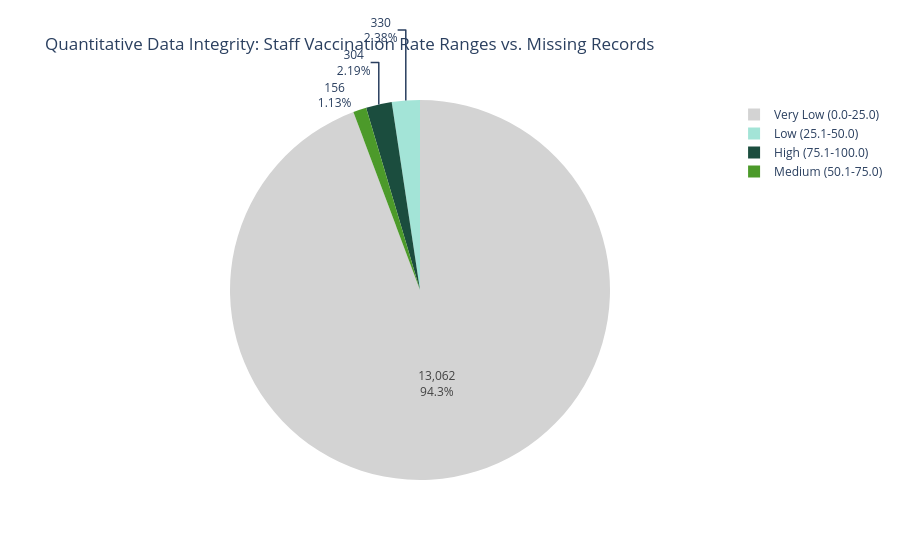

This figure's notebook cell:
### Code cell
color_map = {
    'High (75.1-100.0)': '#1B4D3E',   # Dark Green
    'Medium (50.1-75.0)': '#4C9A2A', # Medium Green
    'Low (25.1-50.0)': '#A3E4D7', # Light Green
    'Very Low (0.0-25.0)': '#D3D3D3', # Neutral Muted Gray
    'nan': '#050505' # Gray
}

fig = px.pie(
    staff_counts,
    values='Row_Count',
    names='Range',
    color='Range',
    color_discrete_map=color_map,
    title='Quantitative Data Integrity: Staff Vaccination Rate Ranges vs. Missing Records'
)

fig.update_traces(textinfo='value+percent')
fig.show()

### Figure 1 — Plotly figure (JSON) as saved in the notebook; plotly's stock layout.template omitted (floating-point values rounded to 4 significant figures)
{"data": [{"customdata": [["Very Low (0.0-25.0)"], ["Low (25.1-50.0)"], ["High (75.1-100.0)"], ["Medium (50.1-75.0)"]], "domain": {"x": [0, 1], "y": [0, 1]}, "hovertemplate": "Range=%{customdata[0]}<br>Row_Count=%{value}<extra></extra>", "labels": ["Very Low (0.0-25.0)", "Low (25.1-50.0)", "High (75.1-100.0)", "Medium (50.1-75.0)"], "legendgroup": "", "marker": {"colors": ["#D3D3D3", "#A3E4D7", "#1B4D3E", "#4C9A2A"]}, "name": "", "showlegend": true, "textinfo": "value+percent", "type": "pie", "values": [13062, 330, 304, 156]}], "layout": {"legend": {"tracegroupgap": 0}, "title": {"text": "Quantitative Data Integrity: Staff Vaccination Rate Ranges vs. Missing Records"}}}
